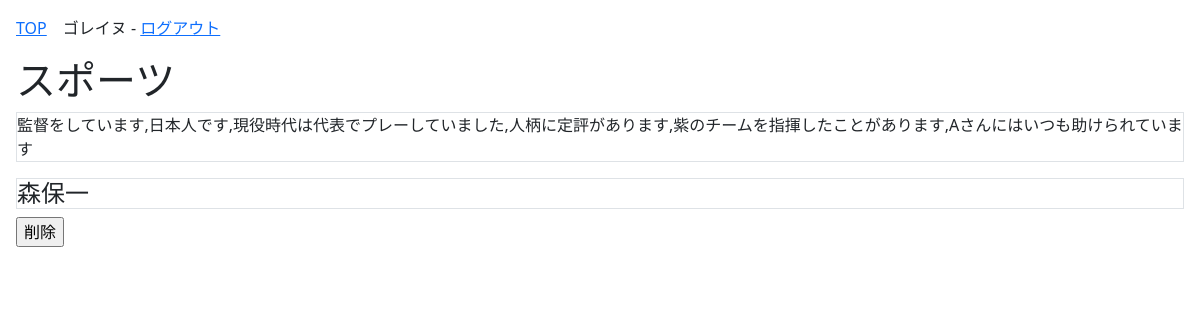
Screenshot of /bertapp/edit/gpaudJOAsJ5Z0Yi/2 (signed in) with the database file from the repository.
### apps/crud/models.py (models this page shows, shortened)
class User(db.Model, UserMixin):
    __tablename__ = 'users'
    id = db.Column(db.Integer, primary_key=True)
    username = db.Column(db.String, index=True)
    email = db.Column(db.String, unique=True, index=True)
    password_hash = db.Column(db.String)
    user_path = db.Column(db.String)
    is_admin = db.Column(db.Boolean, nullable=False, default=0)
    created_at = db.Column(db.DateTime, default=datetime.now)
    updated_at = db.Column(db.DateTime, default=datetime.now, onupdate=datetime.now)
    @property
    def password(self):
        raise AttributeError('読み取り不可')

### apps/bertapp/models.py (models this page shows)
class UserAnswer(db.Model):
    __tablename__ = 'user_answers'
    id = db.Column(db.Integer, primary_key=True)
    user_id = db.Column(db.String, db.ForeignKey('users.id'))
    theme = db.Column(db.String)
    q_answers = db.Column(db.String, nullable=False)
    answer = db.Column(db.String)
    answer_id = db.Column(db.String)
    created_at = db.Column(db.DateTime, default=datetime.now)

### apps/bertapp/views.py (the view)
@bertapp.route('/edit/<user_path>/<answer_id>', methods=['GET', 'POST'])
@login_required
def edit_answer(answer_id, user_path):
    form = RegisterForm()
    answer_edit = UserAnswer.query.filter_by(id=answer_id).first()
    return render_template('bertapp/edit.html', answer_edit=answer_edit, form=form)

### apps/bertapp/forms.py
class RegisterForm(FlaskForm):
    theme = StringField(
        'お題',
        validators=[
            DataRequired('お題は必須です。'),
            Length(1, 30, '30文字以内で入力してください。')
        ]
    )
    answer = StringField(
        'お題の答え',
        validators=[
            DataRequired('お題の答えは必須です。'),
            Length(1, 30, '30文字以内で入力してください。')
        ]
    )
    items = FieldList(FormField(ItemForm), min_entries=1, max_entries=50)
    submit = SubmitField('登録')

class ItemForm(FlaskForm):
    item = StringField('Item', validators=[
        DataRequired(),
        Length(1, 50, '50文字以内で入力してください。')])

### apps/crud/models.py (called while the page is built)
@login_manager.user_loader
def load_user(user_id):
    return User.query.get(user_id)

### apps/bertapp/templates/bertapp/edit.html (shortened to what this page needs)
{% extends 'bertapp/base.html' %}
{% block content %}
<h1>{{ answer_edit.theme }}</h1>
<p class="border mb-3">{{ answer_edit.q_answers }}</p>
<h4 class="border">{{ answer_edit.answer }}</h4>
<form action="{{ url_for('bertapp.delete_answer', answer_id=answer_edit.id, user_path=current_user.user_path) }}"
        method="POST"
>
<input type="submit" value="削除">
</form>
{% endblock %}

### apps/bertapp/templates/bertapp/base.html (shortened to what this page needs)
<!DOCTYPE html>
<html lang="ja">
<head>
    <link href="https://cdn.jsdelivr.net/npm/bootstrap@5.0.2/dist/css/bootstrap.min.css" rel="stylesheet">
</head>
<body class="mt-3 mb-3 ms-3 me-3">
    <div>
        {% if current_user.is_authenticated %}
        <p>
            <span><a href="{{ url_for('bertapp.index') }}">TOP</a></span><span class="ms-3">{{ current_user.username }}</span> - <span><a href="{{ url_for('auth.logout') }}">ログアウト</a></span>
        </p>
        {% endif %}
    </div>
    {% block content %}
    {% endblock %}
</body>
</html>

### rows the page displays
User: username "ゴレイヌ"
UserAnswer: theme "スポーツ", q_answers "監督をしています,日本人です,現役時代は代表でプレーしていました,人柄に定評があります,紫のチームを指揮したことがあります,Aさんにはいつも助けられています", answer "森保一"
